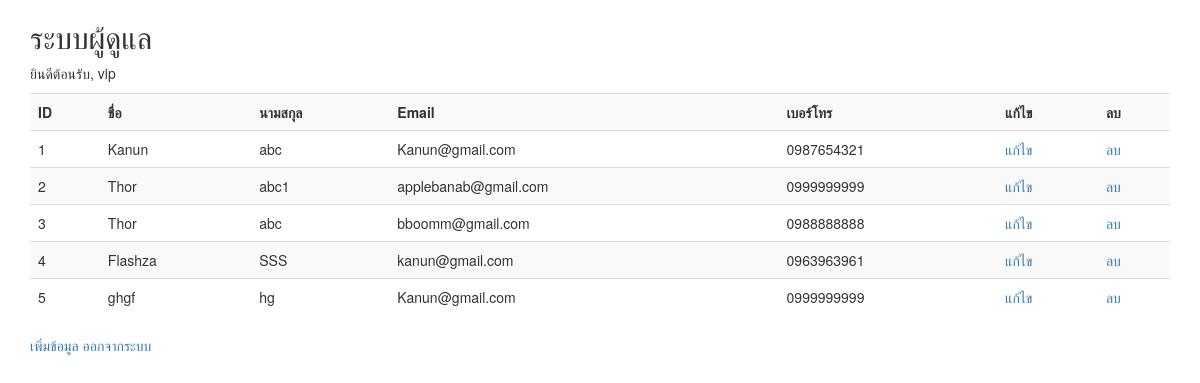
/admin.php (signed in), run on the app's committed database.
### tables this page shows
CREATE TABLE `employees` (
  `id` int(11) NOT NULL,
  `name` varchar(50) DEFAULT NULL,
  `lastname` varchar(50) DEFAULT NULL,
  `email` varchar(50) DEFAULT NULL,
  `tel` varchar(20) DEFAULT NULL,
  `created_by` int(11) DEFAULT NULL
);

### admin.php (the view, shortened to what this page needs)
<?php
require_once 'db_connection.php';
$username = $_SESSION['username'];
$query = "SELECT * FROM employees";
$result = mysqli_query($conn, $query);
?>
<!DOCTYPE html>
<html>
<head>
</head>
<link rel="stylesheet" href="https://maxcdn.bootstrapcdn.com/bootstrap/3.3.7/css/bootstrap.min.css">
<body>
<div class="container">
  <h2>ระบบผู้ดูแล</h2>
  <p>ยินดีต้อนรับ, <?php echo $username; ?></p>
  <table class="table table-striped table-hover">
    <tr>
      <th>ID</th>
      <th>ชื่อ</th>
      <th>นามสกุล</th>
      <th>Email</th>
      <th>เบอร์โทร</th>
      <th>แก้ไข</th>
      <th>ลบ</th>
    </tr>
    <?php while ($row = mysqli_fetch_assoc($result)) { ?>
      <tr>
        <td><?php echo $row['id']; ?></td>
        <td><?php echo $row['name']; ?></td>
        <td><?php echo $row['lastname']; ?></td>
        <td><?php echo $row['email']; ?></td>
        <td><?php echo $row['tel']; ?></td>
        <td><a href="edit_employee.php?id=<?php echo $row['id']; ?>">แก้ไข</a></td>
        <td><a href="delete_employee.php?delete_id=<?php echo $row['id']; ?>">ลบ</a></td>
      </tr>
    <?php } ?>
  </table>
  <a href="formAdd.php" class="button">เพิ่มข้อมูล</a>
  <a href="login.php" class="button">ออกจากระบบ</a>
    </div>
</body>
</html>

### data on the page
employees: id "1", name "Kanun", lastname "abc", email "Kanun@gmail.com", tel "0987654321"
employees: id "2", name "Thor", lastname "abc1", email "applebanab@gmail.com", tel "0999999999"
employees: id "3", name "Thor", lastname "abc", email "bboomm@gmail.com", tel "0988888888"
employees: id "4", name "Flashza", lastname "SSS", email "kanun@gmail.com", tel "0963963961"
employees: id "5", name "ghgf", lastname "hg", email "Kanun@gmail.com", tel "0999999999"

### other printed values
$username "vip"
